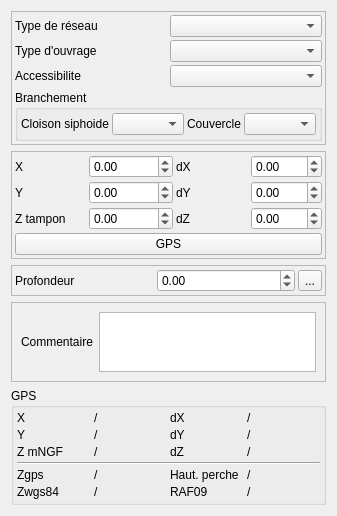
<?xml version="1.0" encoding="UTF-8"?>
<ui version="4.0">
 <class>Form</class>
 <widget class="QWidget" name="Form">
  <property name="geometry">
   <rect>
    <x>0</x>
    <y>0</y>
    <width>326</width>
    <height>490</height>
   </rect>
  </property>
  <property name="windowTitle">
   <string>Form</string>
  </property>
  <layout class="QVBoxLayout" name="verticalLayout">
   <item>
    <widget class="QFrame" name="frame">
     <property name="frameShape">
      <enum>QFrame::StyledPanel</enum>
     </property>
     <property name="frameShadow">
      <enum>QFrame::Raised</enum>
     </property>
     <layout class="QGridLayout" name="gridLayout">
      <property name="margin">
       <number>3</number>
      </property>
      <property name="spacing">
       <number>3</number>
      </property>
      <item row="2" column="0">
       <widget class="QLabel" name="label_3">
        <property name="text">
         <string>Accessibilite</string>
        </property>
       </widget>
      </item>
      <item row="2" column="1">
       <widget class="QComboBox" name="comboBox_accessibilite"/>
      </item>
      <item row="0" column="1">
       <widget class="QComboBox" name="comboBox_typeReseau"/>
      </item>
      <item row="1" column="1">
       <widget class="QComboBox" name="comboBox_typeOuvrageAss"/>
      </item>
      <item row="0" column="0">
       <widget class="QLabel" name="label_2">
        <property name="text">
         <string>Type de réseau</string>
        </property>
       </widget>
      </item>
      <item row="1" column="0">
       <widget class="QLabel" name="label">
        <property name="text">
         <string>Type d'ouvrage</string>
        </property>
       </widget>
      </item>
      <item row="3" column="0" colspan="2">
       <widget class="QGroupBox" name="groupBox_2">
        <property name="title">
         <string>Branchement</string>
        </property>
        <layout class="QHBoxLayout" name="horizontalLayout_2">
         <property name="spacing">
          <number>3</number>
         </property>
         <property name="margin">
          <number>3</number>
         </property>
         <item>
          <widget class="QLabel" name="label_5">
           <property name="text">
            <string>Cloison siphoide</string>
           </property>
          </widget>
         </item>
         <item>
          <widget class="QComboBox" name="comboBox_cloisonsiphoide"/>
         </item>
         <item>
          <widget class="QLabel" name="label_6">
           <property name="text">
            <string>Couvercle</string>
           </property>
          </widget>
         </item>
         <item>
          <widget class="QComboBox" name="comboBox_couvercle"/>
         </item>
        </layout>
       </widget>
      </item>
     </layout>
    </widget>
   </item>
   <item>
    <widget class="QFrame" name="frame_3">
     <property name="frameShape">
      <enum>QFrame::StyledPanel</enum>
     </property>
     <property name="frameShadow">
      <enum>QFrame::Raised</enum>
     </property>
     <layout class="QGridLayout" name="gridLayout_3">
      <property name="margin">
       <number>3</number>
      </property>
      <property name="spacing">
       <number>3</number>
      </property>
      <item row="2" column="1">
       <widget class="QDoubleSpinBox" name="doubleSpinBox_Z">
        <property name="minimum">
         <double>-1.000000000000000</double>
        </property>
        <property name="maximum">
         <double>99999999.000000000000000</double>
        </property>
       </widget>
      </item>
      <item row="1" column="1">
       <widget class="QDoubleSpinBox" name="doubleSpinBox_Y">
        <property name="minimum">
         <double>-1.000000000000000</double>
        </property>
        <property name="maximum">
         <double>99999999.000000000000000</double>
        </property>
       </widget>
      </item>
      <item row="2" column="3">
       <widget class="QDoubleSpinBox" name="doubleSpinBox_dZ">
        <property name="minimum">
         <double>-1.000000000000000</double>
        </property>
        <property name="maximum">
         <double>999.000000000000000</double>
        </property>
       </widget>
      </item>
      <item row="1" column="0">
       <widget class="QLabel" name="label_18">
        <property name="text">
         <string>Y</string>
        </property>
       </widget>
      </item>
      <item row="2" column="0">
       <widget class="QLabel" name="label_22">
        <property name="text">
         <string>Z tampon</string>
        </property>
       </widget>
      </item>
      <item row="1" column="3">
       <widget class="QDoubleSpinBox" name="doubleSpinBox_dY">
        <property name="minimum">
         <double>-1.000000000000000</double>
        </property>
        <property name="maximum">
         <double>999.000000000000000</double>
        </property>
       </widget>
      </item>
      <item row="0" column="0">
       <widget class="QLabel" name="label_15">
        <property name="text">
         <string>X</string>
        </property>
       </widget>
      </item>
      <item row="0" column="3">
       <widget class="QDoubleSpinBox" name="doubleSpinBox_dX">
        <property name="minimum">
         <double>-1.000000000000000</double>
        </property>
        <property name="maximum">
         <double>999.000000000000000</double>
        </property>
       </widget>
      </item>
      <item row="0" column="1">
       <widget class="QDoubleSpinBox" name="doubleSpinBox_X">
        <property name="minimum">
         <double>-1.000000000000000</double>
        </property>
        <property name="maximum">
         <double>99999999.000000000000000</double>
        </property>
       </widget>
      </item>
      <item row="1" column="2">
       <widget class="QLabel" name="label_21">
        <property name="text">
         <string>dY</string>
        </property>
       </widget>
      </item>
      <item row="0" column="2">
       <widget class="QLabel" name="label_16">
        <property name="text">
         <string>dX</string>
        </property>
       </widget>
      </item>
      <item row="2" column="2">
       <widget class="QLabel" name="label_23">
        <property name="text">
         <string>dZ</string>
        </property>
       </widget>
      </item>
      <item row="3" column="0" colspan="4">
       <widget class="QPushButton" name="pushButton_getGPS">
        <property name="text">
         <string>GPS</string>
        </property>
       </widget>
      </item>
     </layout>
    </widget>
   </item>
   <item>
    <widget class="QFrame" name="frame_4">
     <property name="frameShape">
      <enum>QFrame::StyledPanel</enum>
     </property>
     <property name="frameShadow">
      <enum>QFrame::Raised</enum>
     </property>
     <layout class="QGridLayout" name="gridLayout_5">
      <property name="margin">
       <number>3</number>
      </property>
      <property name="spacing">
       <number>3</number>
      </property>
      <item row="0" column="0">
       <widget class="QLabel" name="label_24">
        <property name="text">
         <string>Profondeur </string>
        </property>
       </widget>
      </item>
      <item row="0" column="1">
       <widget class="QDoubleSpinBox" name="doubleSpinBox_profradierouvrage">
        <property name="minimum">
         <double>-1.000000000000000</double>
        </property>
       </widget>
      </item>
      <item row="0" column="2">
       <widget class="QToolButton" name="toolButton_calc">
        <property name="text">
         <string>...</string>
        </property>
       </widget>
      </item>
     </layout>
    </widget>
   </item>
   <item>
    <widget class="QFrame" name="frame_2">
     <property name="frameShape">
      <enum>QFrame::StyledPanel</enum>
     </property>
     <property name="frameShadow">
      <enum>QFrame::Raised</enum>
     </property>
     <layout class="QHBoxLayout" name="horizontalLayout">
      <item>
       <widget class="QLabel" name="label_7">
        <property name="text">
         <string>Commentaire</string>
        </property>
       </widget>
      </item>
      <item>
       <widget class="QTextBrowser" name="textBrowser_commentaire">
        <property name="maximumSize">
         <size>
          <width>16777215</width>
          <height>60</height>
         </size>
        </property>
        <property name="readOnly">
         <bool>false</bool>
        </property>
       </widget>
      </item>
     </layout>
    </widget>
   </item>
   <item>
    <spacer name="verticalSpacer">
     <property name="orientation">
      <enum>Qt::Vertical</enum>
     </property>
     <property name="sizeHint" stdset="0">
      <size>
       <width>20</width>
       <height>40</height>
      </size>
     </property>
    </spacer>
   </item>
   <item>
    <widget class="QGroupBox" name="groupBox">
     <property name="title">
      <string>GPS</string>
     </property>
     <layout class="QGridLayout" name="gridLayout_4">
      <property name="margin">
       <number>3</number>
      </property>
      <property name="spacing">
       <number>3</number>
      </property>
      <item row="4" column="1">
       <widget class="QLabel" name="label_zgps">
        <property name="text">
         <string>/</string>
        </property>
       </widget>
      </item>
      <item row="5" column="3">
       <widget class="QLabel" name="label_raf09">
        <property name="text">
         <string>/</string>
        </property>
       </widget>
      </item>
      <item row="5" column="2">
       <widget class="QLabel" name="label_20">
        <property name="text">
         <string>RAF09</string>
        </property>
       </widget>
      </item>
      <item row="4" column="0">
       <widget class="QLabel" name="label_4">
        <property name="text">
         <string>Zgps</string>
        </property>
       </widget>
      </item>
      <item row="5" column="1">
       <widget class="QLabel" name="label_zwgs84">
        <property name="text">
         <string>/</string>
        </property>
       </widget>
      </item>
      <item row="5" column="0">
       <widget class="QLabel" name="label_17">
        <property name="text">
         <string>Zwgs84</string>
        </property>
       </widget>
      </item>
      <item row="2" column="1">
       <widget class="QLabel" name="label_Z">
        <property name="text">
         <string>/</string>
        </property>
       </widget>
      </item>
      <item row="1" column="0">
       <widget class="QLabel" name="label_9">
        <property name="text">
         <string>Y</string>
        </property>
       </widget>
      </item>
      <item row="0" column="3">
       <widget class="QLabel" name="label_dX">
        <property name="text">
         <string>/</string>
        </property>
       </widget>
      </item>
      <item row="0" column="2">
       <widget class="QLabel" name="label_10">
        <property name="text">
         <string>dX</string>
        </property>
       </widget>
      </item>
      <item row="2" column="0">
       <widget class="QLabel" name="label_11">
        <property name="text">
         <string>Z mNGF</string>
        </property>
       </widget>
      </item>
      <item row="1" column="2">
       <widget class="QLabel" name="label_12">
        <property name="text">
         <string>dY</string>
        </property>
       </widget>
      </item>
      <item row="1" column="3">
       <widget class="QLabel" name="label_dY">
        <property name="text">
         <string>/</string>
        </property>
       </widget>
      </item>
      <item row="1" column="1">
       <widget class="QLabel" name="label_Y">
        <property name="text">
         <string>/</string>
        </property>
       </widget>
      </item>
      <item row="2" column="2">
       <widget class="QLabel" name="label_13">
        <property name="text">
         <string>dZ</string>
        </property>
       </widget>
      </item>
      <item row="0" column="0">
       <widget class="QLabel" name="label_14">
        <property name="text">
         <string>X</string>
        </property>
       </widget>
      </item>
      <item row="2" column="3">
       <widget class="QLabel" name="label_dZ">
        <property name="text">
         <string>/</string>
        </property>
       </widget>
      </item>
      <item row="0" column="1">
       <widget class="QLabel" name="label_X">
        <property name="text">
         <string>/</string>
        </property>
       </widget>
      </item>
      <item row="3" column="0" colspan="4">
       <widget class="Line" name="line">
        <property name="orientation">
         <enum>Qt::Horizontal</enum>
        </property>
       </widget>
      </item>
      <item row="4" column="2">
       <widget class="QLabel" name="label_19">
        <property name="text">
         <string>Haut. perche</string>
        </property>
       </widget>
      </item>
      <item row="4" column="3">
       <widget class="QLabel" name="label_hautperche">
        <property name="text">
         <string>/</string>
        </property>
       </widget>
      </item>
     </layout>
    </widget>
   </item>
  </layout>
 </widget>
 <resources/>
 <connections/>
</ui>
